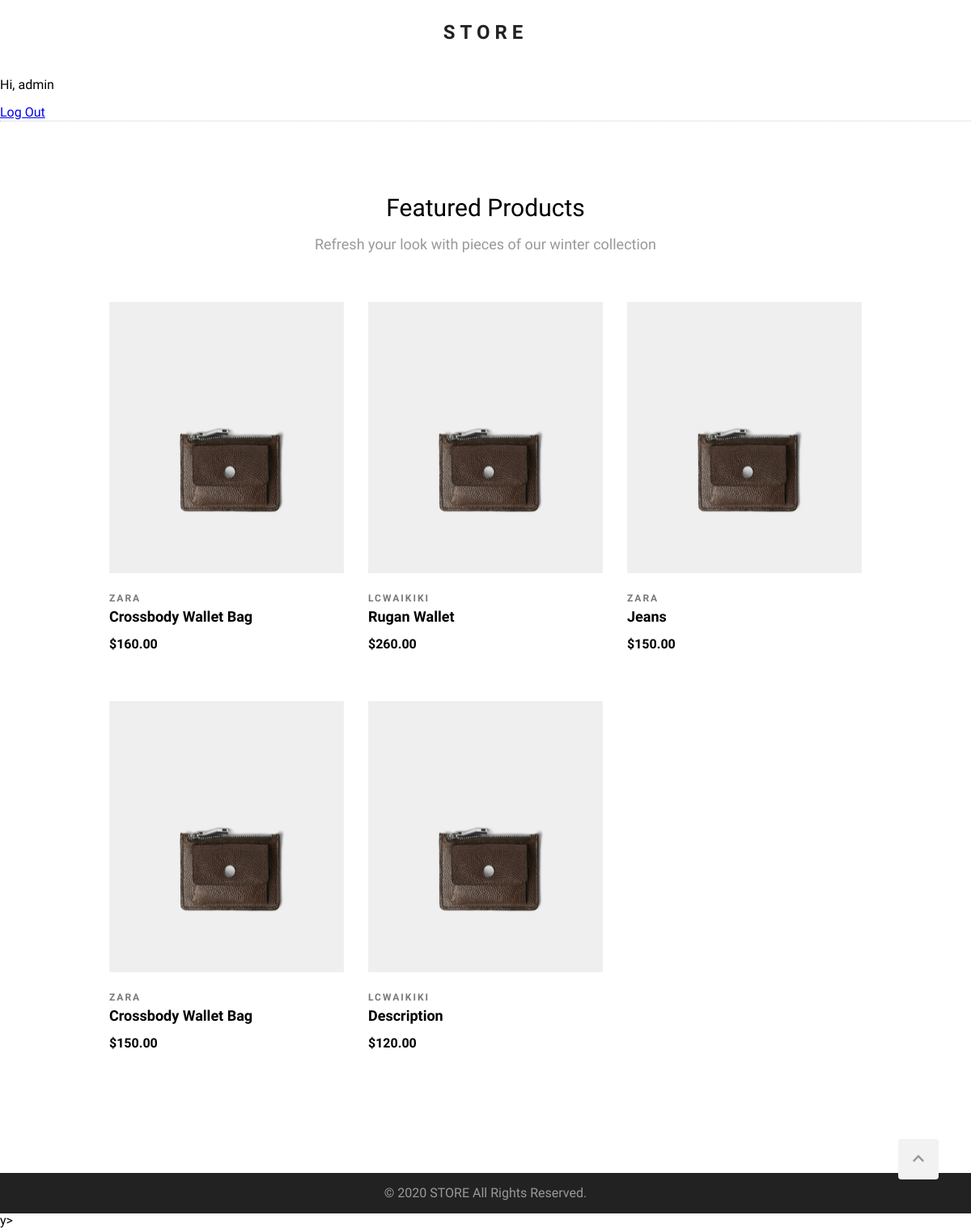
The page /products/ (signed in) on the database as committed earlier.
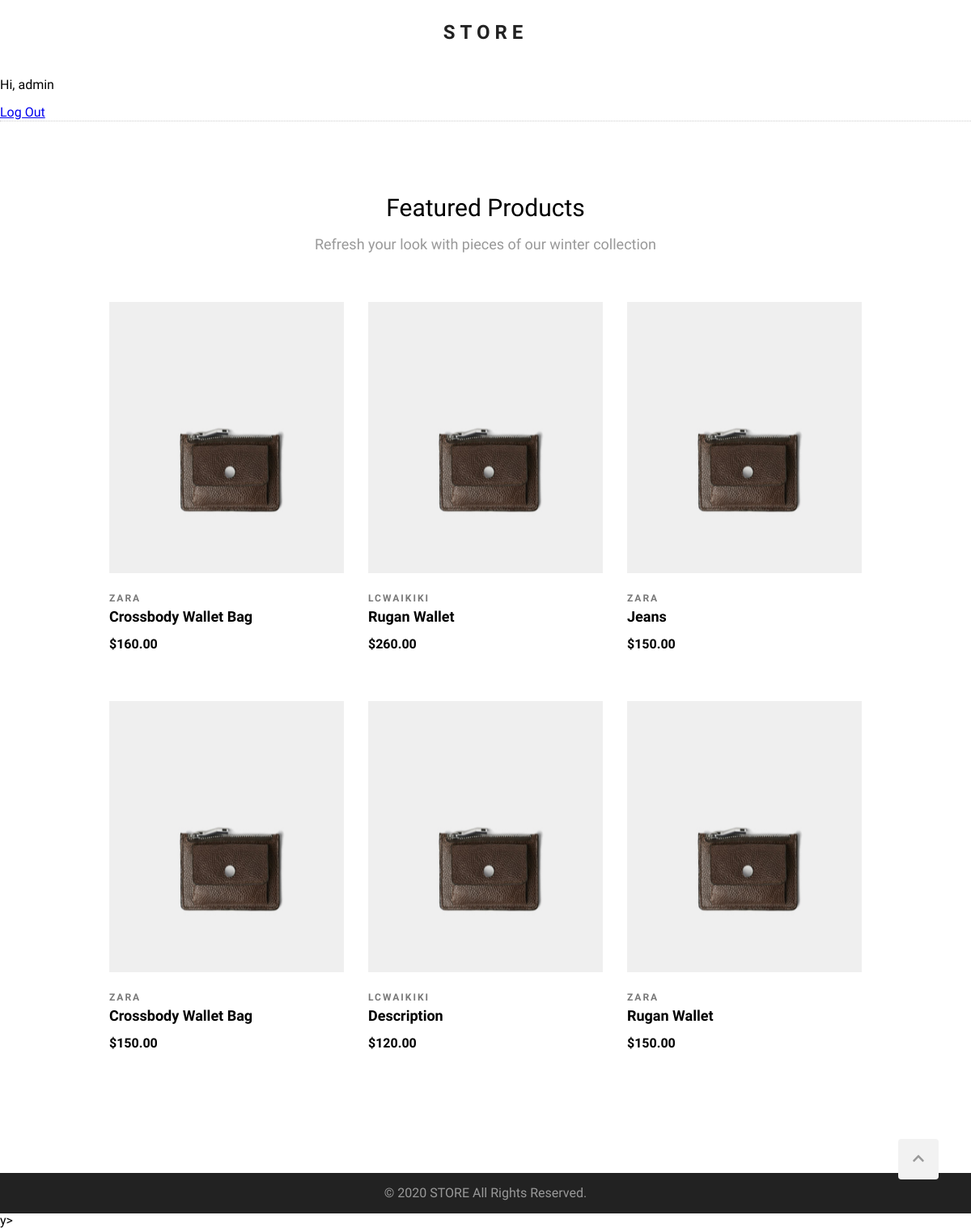
The same page on the database as committed later.
### products/models.py (models this page shows, shortened)
class Product(models.Model):
    brand = models.CharField(max_length=100)
    title = models.CharField(max_length=100)
    description = models.TextField(max_length=500, blank=True, null=True)
    price = models.PositiveIntegerField()
    image = models.ImageField(upload_to='products/', null=True)
    def get_absolute_url(self):
       return reverse('product_details', args=(self.id,))

### products/views.py (the view)
# urls.py: path('products/', products_list,name='products_list'),
def products_list(request):
    products=Product.objects.all()
    return render(request, 'products/products-list.html',{'products':products})

### templates/products/products-list.html (shortened to what this page needs)
{% extends "base.html" %}
{% block content %}
<section id="featured-products">
    <h2 class="section-headline">Featured Products</h2>
    <p class="section-description">
        Refresh your look with pieces of our winter collection
    </p>
    <div class="products-wrapper clearfix">
        {% for product in products %}
        <div class="product">
            <div class="product-img">
                <img src="{{product.image.url}}" alt="">
            </div>
            <div class="product-description">
                <div class="product-brand">{{ product.brand | capfirst }}</div>
                <a class="product-name" href="{{product.get_absolute_url}}">{{ product.title | capfirst }}</a>
                <div class="product-price">${{ product.price | floatformat:2 }}</div>
            </div>
        </div>
        {% empty %}
        <p>No products yet.</p>
        {% endfor %}
    </div>
</section>
{% endblock %}

Rows that differ between the two databases and show on the page:
added Product: image (picture), brand "ZARA", title "Rugan Wallet", price "150.00"
